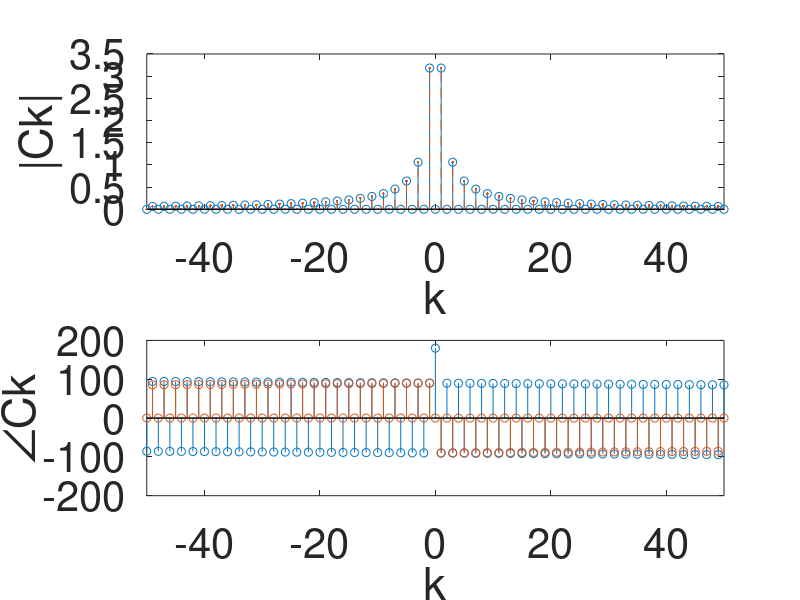
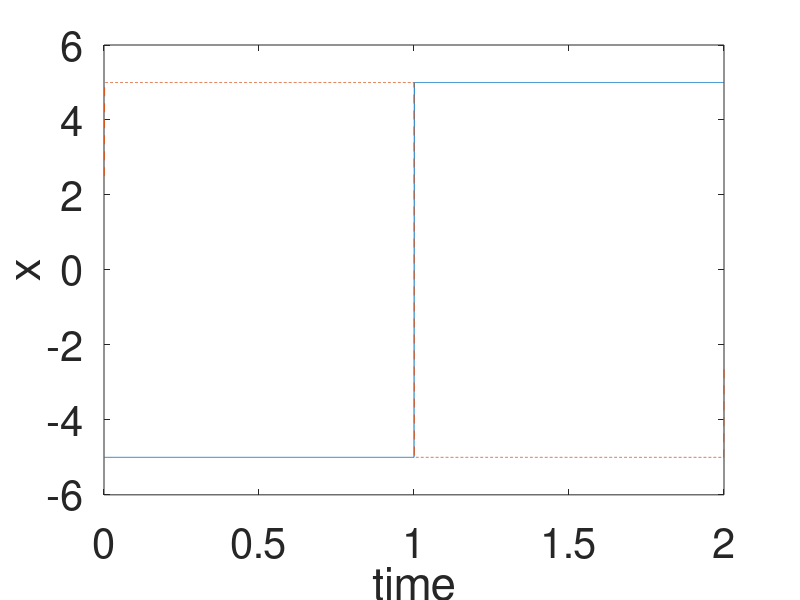

Reproduce these figures in MATLAB, in order.
close all
clear all
clc

set(0,'DefaultAxesFontSize',30);  % set the font size of plot window 

%% single period defination
dT=0.001;
t1=dT:dT:1;
t2=1+dT:dT:2;

% t2=1+dT:dT:6;

x1=5*ones(size(t1));
x2=-5*ones(size(t2));
x=[x1 x2];
t=[t1 t2];
N0=length(t);

%% 
T=N0*dT;
w0=2*pi/T; 

%% exponential FS

Nk=length(t);

k=-floor(Nk/2):floor(Nk/2)-1; 

for ii=1:length(k)
    Ck(ii)=(1/T)*trapz(t, x.*exp(-j*k(ii)*w0*t));
end


figure(1)
title('FS analytical')
subplot(211)
stem(k,abs(Ck))
xlabel('k')
xlim([-50 50])
hold on

subplot(212)
stem(k,angle(Ck)*180/pi)
xlabel('k')
xlim([-50 50])
hold on



%% FS using fft()

Ckfft=fftshift(fft(x))*dT/T; % scaling factors fft():dT & FS coefficients:1/T 

k_fft=-floor(length(Ckfft)/2):floor(length(Ckfft)/2)-1;

figure(1)
subplot(211)
stem(k_fft,abs(Ckfft),'.--')
xlim([-50 50])
ylabel('|Ck|')

subplot(212)
stem(k,angle(Ckfft)*180/pi)
xlabel('k')
hold on
xlim([-50 50])
ylabel('\angleCk')

%%
x_reconstracted=zeros(1,length(t));

for ii=1:length(k)
    x_reconstracted=x_reconstracted+Ck(ii)*exp(j*k(ii)*w0*t);
end

figure (2)
plot(t,fftshift(ifft(ifftshift(T*Ckfft)))/dT);  % fft() values = T*FSCofficients
                                    % ifft() scaling factor= 1/T
hold on
plot(t,x_reconstracted,'--')

xlabel('time')
ylabel('x')

